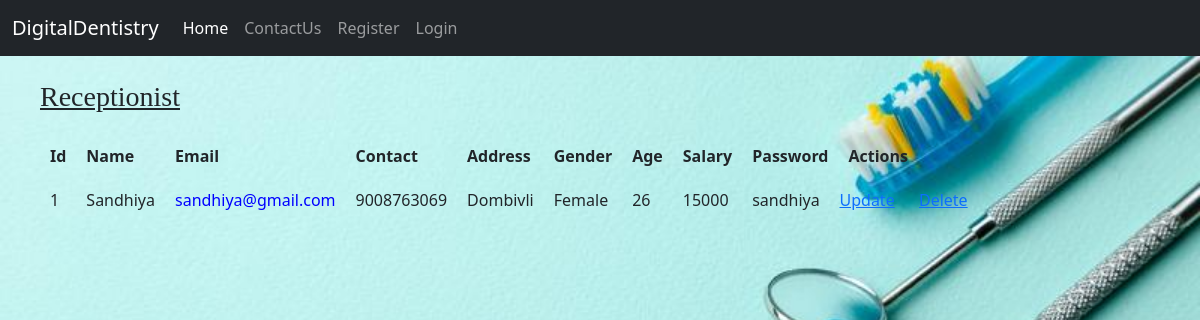
Page /receptionist/ on the committed database.
### accounts/models.py (models this page shows)
class Receptionist(models.Model):
    ReceptionistId=models.AutoField(primary_key=True)
    ReceptionistName=models.CharField(max_length=10)
    ReceptionistEmail= models.EmailField()
    ReceptionistContact= models.CharField(max_length=30)
    ReceptionistAddress= models.CharField(max_length=50)
    ReceptionistGender=models.CharField(max_length=20)
    ReceptionistAge=models.IntegerField()
    Receptionistsalary=models.CharField(max_length=20)
    ReceptionistPassword=models.CharField(max_length=10)
    class Meta:
        db_table="Receptionist"

### accounts/views.py (the view)
# urls.py: path('receptionist/',views.receptionist),
def receptionist(request):
    allreceptionist=Receptionist.objects.all()
    return render(request, "receptionist.html", {"recep":allreceptionist})

### templates/receptionist.html (shortened to what this page needs)
<!DOCTYPE html>
{%load static%}
<html lang="en">
<head>
</head>
<body style="background-image:url('/static/images/background.jpg');background-repeat:no-repeat;background-size:100%;">
{% include 'base.html' %}
<br>
<u><h3 style="font-family:verdana;font-size:25px  margin-top: 150px;margin-bottom: 20px;margin-right: 150px;margin-left: 40px;">Receptionist</h3></u>
<table style=" margin-top: 10px;margin-bottom: 20px;margin-right: 80px;margin-left: 40px;">
<tr style="padding:10px">
<th style="padding:10px">Id</th>
<th style="padding:10px">Name</th>
<th style="padding:10px">Email</th>
<th style="padding:10px">Contact</th>
<th style="padding:10px">Address</th>
<th style="padding:10px">Gender</th>
<th style="padding:10px">Age</th>
<th style="padding:10px">Salary</th>
<th style="padding:10px">Password</th>
<th style="padding:10px">Actions</th>
</tr>
{% for i in recep%}
<tr style="padding:10px">
<td style="padding:10px">{{i.ReceptionistId}}</td>
<td style="padding:10px">{{i.ReceptionistName}}</td>
<td style="padding:10px;cursor: pointer;color:blue">{{i.ReceptionistEmail}}</td>
<td style="padding:10px">{{i.ReceptionistContact}}</td>
<td style="padding:10px">{{i.ReceptionistAddress}}</td>
<td style="padding:10px">{{i.ReceptionistGender}}</td>
<td style="padding:10px">{{i.ReceptionistAge}}</td>
<td style="padding:10px">{{i.Receptionistsalary}}</td>
<td style="padding:10px">{{i.ReceptionistPassword}}</td>
<td><a href="/updatereceptionist/{{i.ReceptionistId}}">Update</a></td>
<td><a href="/deleterecp/{{i.ReceptionistId}}">Delete</a></td>
</tr>
{% endfor %}
</table>
</body>
</html>

### rows in the picture
Receptionist: ReceptionistId "1", ReceptionistName "Sandhiya", ReceptionistEmail "sandhiya@gmail.com", ReceptionistContact "9008763069", ReceptionistAddress "Dombivli", ReceptionistGender "Female", ReceptionistAge "26", Receptionistsalary "15000", ReceptionistPassword "sandhiya"
